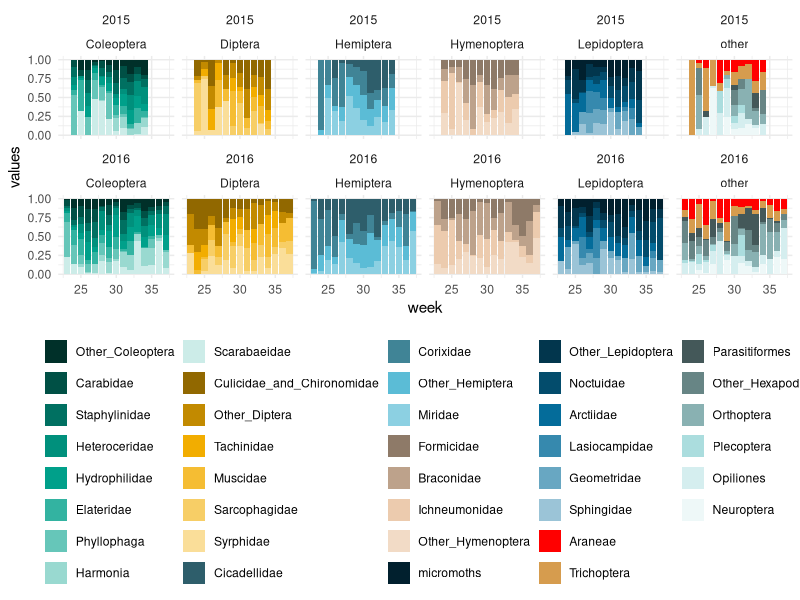

Write the R code that produced this figure.
library(tidyverse)

PAi <- data.frame(read.csv(file="./Deliverables/Beautiful Graphics in R/wanna/bugs_adj_melt_edit.csv"))
PAi2 <- subset(PAi, PAi$variable!="Coleomegilla")

PAi_sum <- PAi2 %>% 
  group_by(week, year, order, variable) %>% 
  summarise(values = sum(value))

PAi_sum$variable = ordered(PAi_sum$variable,levels=c(
                                         "Other_Coleoptera","Carabidae","Staphylinidae",
                                         "Heteroceridae","Hydrophilidae","Elateridae",
                                         "Phyllophaga","Harmonia","Scarabaeidae",
                                         "Culicidae_and_Chironomidae","Other_Diptera","Tachinidae",
                                         "Muscidae","Sarcophagidae","Syrphidae",
                                         "Cicadellidae","Corixidae","Other_Hemiptera","Miridae",
                                         "Formicidae","Braconidae","Ichneumonidae","Other_Hymenoptera",
                                         "micromoths","Other_Lepidoptera","Noctuidae",
                                         "Arctiidae","Lasiocampidae","Geometridae",
                                         "Sphingidae",
                                         "Araneae", 
                                         "Trichoptera",
                                         "Parasitiformes","Other_Hexapoda","Orthoptera","Plecoptera",
                                         "Opiliones","Neuroptera"))

bug_cols3<-c(
             #coleoptera: 9 shades
            "#003029", "#005045","#007061","#00907C","#00A08A", "#33B3A1", "#66c6b9","#99d9d0","#ccece8",
             #diptera: 6 shades
             "#916800","#c28a00","#F2AD00", "#f5bd33", "#f7ce66","#fade99",
             #hemiptera: 4 shades
             "#2e5e6b","#408496","#5BBCD6","#8cd0e2",
             #hymenoptera: 4 shades
             "#8e7a68","#bda28b","#ECCBAE", "#f2dbc6",
             #leps: 7 shades
             "#01202e","#02364d","#034c6c","#046C9A", "#3689ae", "#68a7c2","#9bc4d7",
             #Araneae
            "#FF0000",
            #trichoptera
             "#D69C4E",
            
             #others: 6 shades
             "#445859","#678585","#89b1b2","#ABDDDE","#d5eeef","#eef8f8")


p2 <- ggplot(PAi_sum, aes(x = week, y = values, fill = variable, na.rm = TRUE))+
  geom_bar(stat = "identity", position ="fill") + facet_wrap(~year + order, ncol=6)
p22 <- p2 + scale_fill_manual(values=bug_cols3)+
  theme_minimal() + theme(legend.position = "bottom",
                        legend.title = element_blank()) 
p22


